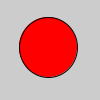
Frame 1 (no input)
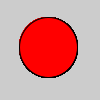
Frame 60 (the mouse pressed at the canvas centre just before this capture)
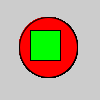
Frame 120 (the mouse held since frame 60 and released just before this capture)

The Processing sketch that drew these frames (run headless with seeded random() and noise(); from frame 60 on, the mouse is pressed at the canvas centre):

// Processing sketch: circle_rectatngle
// ── circle_rectatngle.pde
void setup()
{
}

void draw()
{
  if (mousePressed)  

  { 
    fill(0, 255, 0);
    rect(30, 30, 30, 30);
  } else
  {
    fill(255, 0, 0);
    ellipse(48, 47, 58, 60);
  }
}
